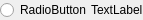
<?xml version="1.0" encoding="UTF-8"?>
<ui version="4.0">
 <class>IoIndicator</class>
 <widget class="QWidget" name="IoIndicator">
  <property name="geometry">
   <rect>
    <x>0</x>
    <y>0</y>
    <width>143</width>
    <height>16</height>
   </rect>
  </property>
  <property name="windowTitle">
   <string>Form</string>
  </property>
  <layout class="QHBoxLayout" name="horizontalLayout">
   <property name="spacing">
    <number>0</number>
   </property>
   <property name="leftMargin">
    <number>0</number>
   </property>
   <property name="topMargin">
    <number>0</number>
   </property>
   <property name="rightMargin">
    <number>0</number>
   </property>
   <property name="bottomMargin">
    <number>0</number>
   </property>
   <item>
    <widget class="QRadioButton" name="radioButton">
     <property name="text">
      <string>RadioButton</string>
     </property>
    </widget>
   </item>
   <item>
    <widget class="QLabel" name="label">
     <property name="text">
      <string>TextLabel</string>
     </property>
    </widget>
   </item>
  </layout>
 </widget>
 <resources/>
 <connections/>
</ui>
